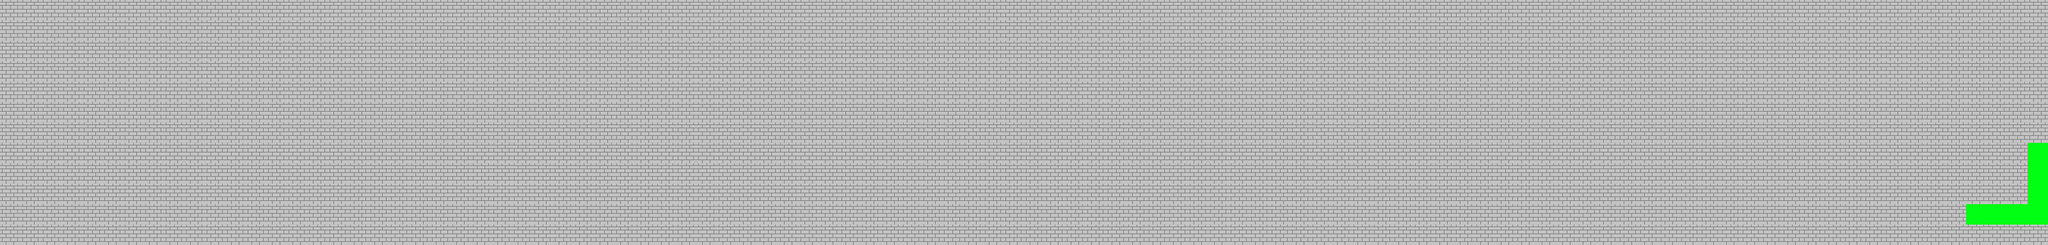

This game map was drawn from its Tiled (.tmx) file and the tilesets committed beside it. A one-line description and the trimmed map source follow:
An orthogonal 100x12 tile map with 32x32 px tiles, 3 tile layers (gray, Finish, blue).

<map version="1.0" orientation="orthogonal" width="100" height="12" tilewidth="32" tileheight="32">
 <tileset firstgid="1" name="assets" tilewidth="32" tileheight="32">
  <image source="TownAssets.png" width="192" height="96" />
 </tileset>
 <layer name="gray" width="100" height="12">
  <data>[1200 cells, 316 non-empty, 1 distinct tile ids]</data>
 </layer>
 <layer name="Finish" width="100" height="12">
  <data>[1200 cells, 7 non-empty, 1 distinct tile ids]</data>
 </layer>
 <layer name="blue" width="100" height="12">
  <data>[1200 cells, 878 non-empty, 1 distinct tile ids]</data>
 </layer>
 <objectgroup name="Coins" width="100" height="12" />
 <objectgroup name="Mine" width="100" height="12" />
 <objectgroup name="PowerUp" width="100" height="12" />
</map>
